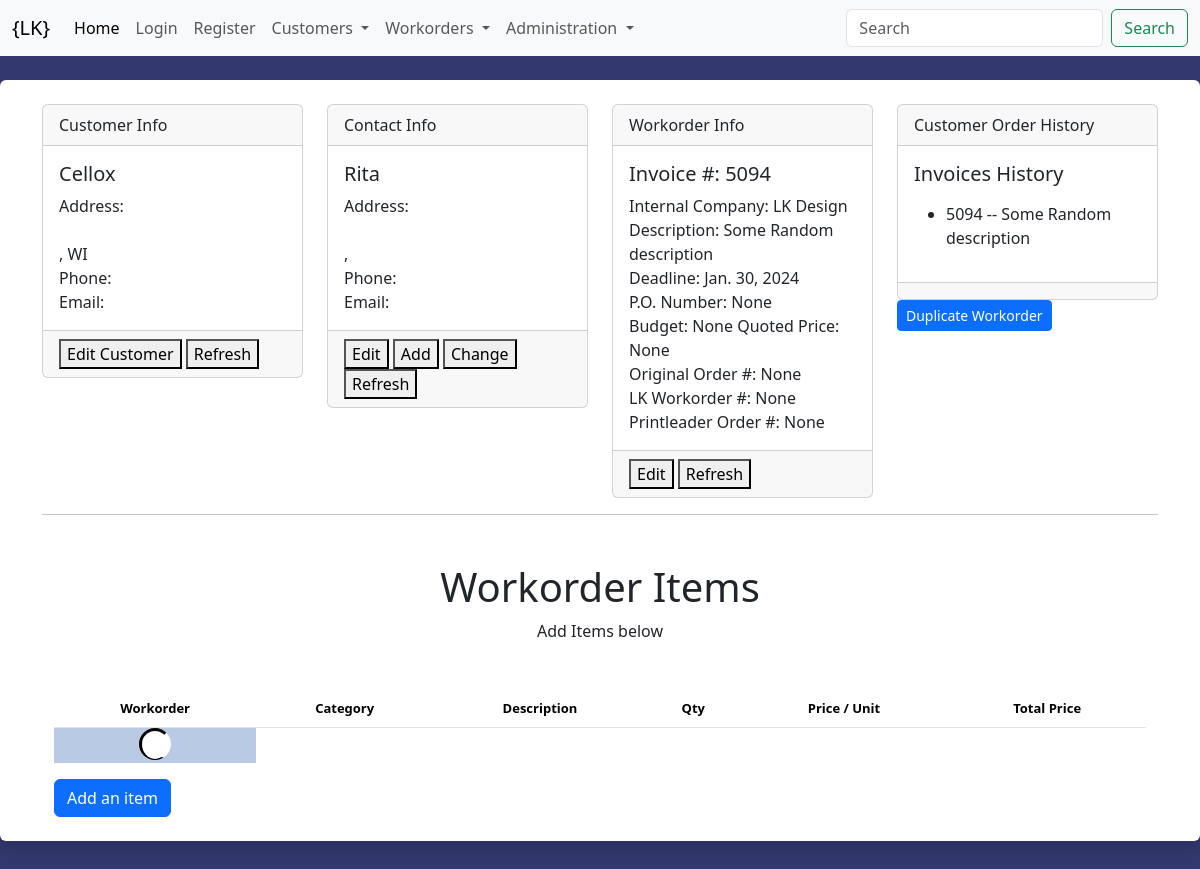
/workorders/workorders/5094, run on an earlier commit of the app's database.
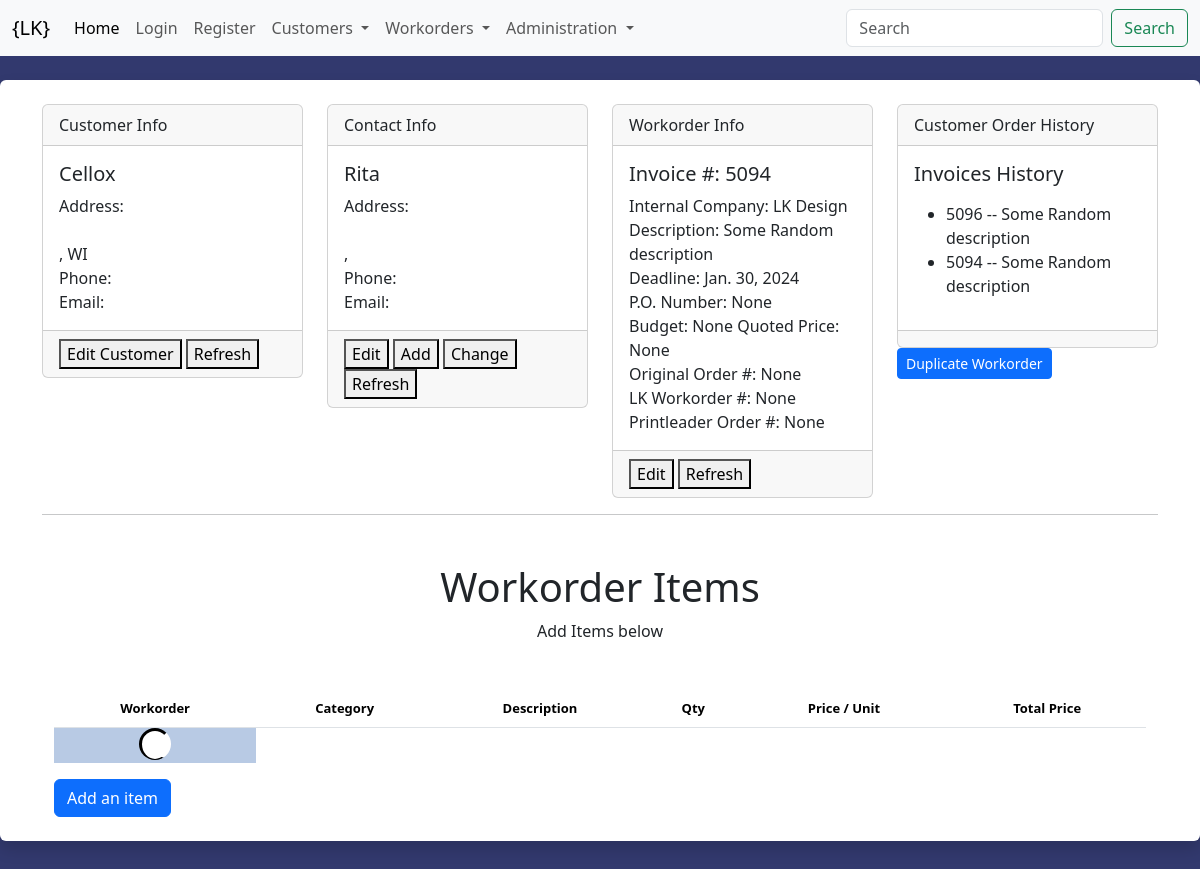
And on a later commit of the database.
### workorders/models.py (models this page shows, shortened)
class Workorder(models.Model):
    customer = models.ForeignKey(Customer, blank=False, null=False, on_delete=models.CASCADE, related_name='workorders')
    contact = models.ForeignKey(Contact, blank=True, null=True, on_delete=models.SET_NULL)
    hr_customer = models.CharField('Customer Name', max_length=100, blank=True, null=True,)
    hr_contact = models.CharField('Contact Name', max_length=100, blank=True, null=True,)
    workorder = models.CharField('Workorder', max_length=100, blank=False, null=False, unique=True)
    internal_company = models.CharField('Internal Company', choices=[('LK Design', 'LK Design'), ('Krueger Printing', 'Krueger Printing')], max_length=100, blank=False, null=False)
    description = models.CharField('Description', max_length=100, blank=True, null=True)
    deadline = models.DateField('Deadline', blank=True, null=True)
    po_number = models.CharField('PO Number', max_length=100, blank=True, null=True)
    budget = models.CharField('Budget', max_length=100, blank=True, null=True)
    quoted_price = models.CharField('Quoted Price', max_length=100, blank=True, null=True)
    original_order = models.CharField('Original Order', max_length=100, blank=True, null=True)
    lk_workorder = models.CharField('LK Workorder', max_length=100, blank=True, null=True)
    printleader_workorder = models.CharField('Printleader', max_length=100, blank=True, null=True)
    billed = models.BooleanField('Billed', blank=False, null=False, default=False)
    def get_history_url(self):
        return reverse("workorders:history_overview", kwargs={"id": self.workorder})

### workorders/views.py (the view)
# urls.py: path("workorders/<int:id>", overview, name='overview'),
def overview(request, id=None):
    workorder = Workorder.objects.get(workorder=id)
    customer = Customer.objects.get(id=workorder.customer_id)
    if workorder.contact_id:
        contact = Contact.objects.get(id=workorder.contact_id)
    else:
        contact = ''
    history = Workorder.objects.filter(customer_id=customer).order_by("-workorder")[:10]
    workid = workorder.id
    categories = Category.objects.all().distinct()
    context = {
            'workid': workid,
            'workorder': workorder,
            'customer': customer,
            'contact': contact,
            'history': history,
            'categories':categories,
        }
    return render(request, "workorders/overview.html", context)

### templates/workorders/overview.html (shortened to what this page needs)
{% extends "base.html" %}
{% load crispy_forms_tags %}
{% block content %}
<div class="row">
  <div class="col-md-3 mb-sm-0">
      <div class="card">
          <div class="card-header">
          Customer Info
          </div>
          <div class="card-body" id="custinfo" hx-trigger="CustomerEdit from:body" hx-target="this" >
              {% include 'customers/partials/customer_info.html' %}
          </div>
          <div class="card-footer">
              <button hx-get="{% url 'customers:edit_customer' %}?customer={{ customer.id }}" hx-target="#dialog">Edit Customer</button>
              <button hx-get="{% url 'customers:cust_info' %}?customer={{ customer.id }}" hx-target="#custinfo">Refresh</button>
          </div>
      </div>
  </div>
  <div class="col-md-3">
      <div class="card">
          <div class="card-header">
          Contact Info
          </div>
              <div class="card-body" id="contactinfo">
                {% include 'customers/partials/contact_info.html' %}
              </div>
              <div class="card-footer">
                <button hx-get="{% url 'customers:edit_contact' %}?contact={{ contact.id }}&customer={{ customer.id }}&workorder={{ workorder.id }}" hx-target="#dialog">Edit</button>
                <button hx-get="{% url 'customers:new_contact' %}?customer={{ customer.id }}&workorder={{ workorder.id }}" hx-target="#dialog">Add</button>
                <button hx-get="{% url 'customers:change_contact' %}?customer={{ customer.id }}&workorder={{ workorder.id }}" hx-target="#dialog">Change</button>
                <button hx-get="{% url 'customers:contact_info' %}?workorder={{ workorder.id }}" hx-target="#contactinfo">Refresh</button>
              </div>
      </div>
  </div>
  <div class="col-md-3">
      <div class="card">
          <div class="card-header">
          Workorder Info
          </div>
          <div class="card-body" id="workorderinfo">
            {% include 'workorders/partials/workorder_info.html' %}
          </div>
          <div class="card-footer">
            <button hx-get="{% url 'workorders:edit_workorder' %}?workorder={{ workorder.id }}" hx-target="#dialog">Edit</button>
            <button hx-get="{% url 'workorders:workorder_info' %}?workorder={{ workorder.id }}" hx-target="#workorderinfo">Refresh</button>
          </div>
      </div>
  </div>
  <div class="col-md-3">
      <div class="card">
          <div class="card-header">
          Customer Order History
          </div>
          <div class="card-body">
            {% include 'workorders/partials/workorder_history.html' %}
          </div>
          <div class="card-footer"></div>
      </div>
      <a href="{% url 'workorders:copy_workorder' id=workid %}" class="btn btn-primary btn-sm" role="button">Duplicate Workorder</a>
  </div>
</div>
<hr>
<div class="container">
  <div class="px-5 my-5 text-center">
    <h1>Workorder Items</h1>
    <p>Add Items below</p>
  </div>
  <table class="table">
    <thead>
      <tr>
        <th>Workorder</th>
        <th>Category</th>
        <th>Description</th>
        <th>Qty</th>
        <th>Price / Unit</th>
        <th>Total Price</th>
      </tr>
    </thead>
    <tbody hx-trigger="load, itemListChanged from:body" hx-get="{% url 'workorders:workorder_item_list' id=workid %}" hx-target="this">
      <tr>
        <td class="spinner-border" role="status">
        </td>
      </tr>
    </tbody>
  </table>
  <button hx-get="{% url 'workorders:add_item' parent_id=workid %}" hx-target="#dialog" class="btn btn-primary">
  Add an item
  </button>
{% endblock content %}

### templates/workorders/partials/workorder_info.html
<h5 class="card-title">Invoice #: {{ workorder.workorder }}</h5>
              <p class="card-text">
                      Internal Company: {{ workorder.internal_company }}<br/>
                      Description: {{ workorder.description }}<br/>
                      Deadline: {{ workorder.deadline }}<br/>
                      P.O. Number: {{ workorder.po_number }}<br/>
                      Budget: {{ workorder.budget }} Quoted Price: {{ workorder.quoted_price }}<br/>
                      Original Order #: {{ workorder.original_order }}<br/>
                      LK Workorder #: {{ workorder.lk_workorder }}<br/>
                      Printleader Order #: {{ workorder.printleader_workorder }}

### templates/workorders/partials/workorder_history.html
<h5 class="card-title">Invoices History</h5>
<p class="card-text">
<ul>
    {% for x in  history %}
    <li><a hx-get='{{ x.get_history_url }}' hx-target='#dialog2'>{{ x.workorder }} -- {{ x.description }}</a></li>
    {% endfor %}
    </ul>

What changed in the data, as far as the page shows it:
added Workorder: workorder "5096", description "Some Random description"
